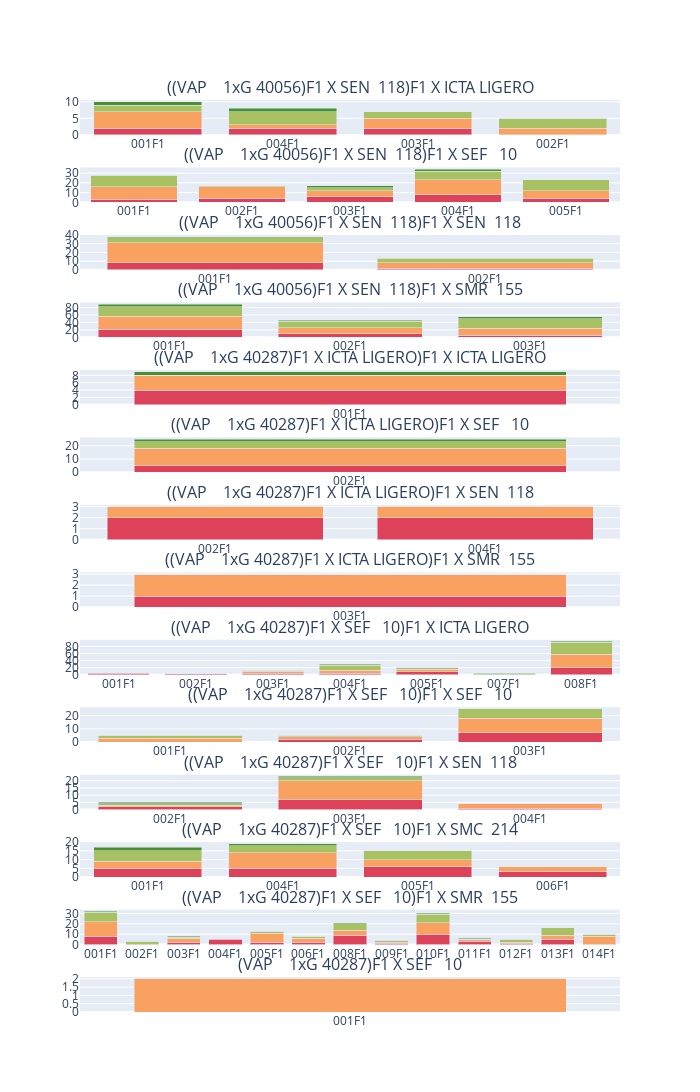

Source (notebook cell):
### Code cell
fig = make_subplots(rows=14, cols=1,subplot_titles=titles, shared_yaxes=True)
n = 1
for i, subdf in df.groupby('family', as_index=False):
    f1fams = list()
    adap = defaultdict(list)
    for j, fdf in subdf.groupby('f1.2', as_index=False):
        f1fams.append(j)
        counts = fdf.groupby('Adap. M *F4.5', as_index=False).count()
        countsTotal = counts['UE'].sum()
        for k in range(1,5):
            try:
                catData = list(counts[counts['Adap. M *F4.5'] == k]['UE'])[0]
                adap[k].append(catData)
            except IndexError:
                adap[k].append(0)
    if i :
        fig.add_trace(go.Bar(name="1", x=f1fams, y=adap[1],marker_color='#de425b'),row=n, col=1)
        fig.add_trace(go.Bar(name="2", x=f1fams, y=adap[2],marker_color='#f9a161'),row=n, col=1)
        fig.add_trace(go.Bar(name="3", x=f1fams, y=adap[3],marker_color='#a8c163'),row=n, col=1)
        fig.add_trace(go.Bar(name="4", x=f1fams, y=adap[4],marker_color='#488f31'),row=n, col=1)
        n += 1



fig['layout'].update(barmode="stack", 
                     xaxis={'categoryorder':'total descending'},
                     height=2000, 
                     width=700, 
                     showlegend=False)        


fig.show()

### Figure 1 — Plotly figure (JSON) as saved in the notebook; plotly's stock layout.template omitted (floating-point values rounded to 4 significant figures)
{"data": [{"marker": {"color": "#de425b"}, "name": "1", "type": "bar", "x": ["001F1", "002F1", "003F1", "004F1"], "xaxis": "x", "y": [2, 0, 2, 2], "yaxis": "y"}, {"marker": {"color": "#f9a161"}, "name": "2", "type": "bar", "x": ["001F1", "002F1", "003F1", "004F1"], "xaxis": "x", "y": [5, 2, 3, 1], "yaxis": "y"}, {"marker": {"color": "#a8c163"}, "name": "3", "type": "bar", "x": ["001F1", "002F1", "003F1", "004F1"], "xaxis": "x", "y": [2, 3, 2, 4], "yaxis": "y"}, {"marker": {"color": "#488f31"}, "name": "4", "type": "bar", "x": ["001F1", "002F1", "003F1", "004F1"], "xaxis": "x", "y": [1, 0, 0, 1], "yaxis": "y"}, {"marker": {"color": "#de425b"}, "name": "1", "type": "bar", "x": ["001F1", "002F1", "003F1", "004F1", "005F1"], "xaxis": "x2", "y": [3, 4, 6, 8, 4], "yaxis": "y2"}, {"marker": {"color": "#f9a161"}, "name": "2", "type": "bar", "x": ["001F1", "002F1", "003F1", "004F1", "005F1"], "xaxis": "x2", "y": [13, 12, 6, 15, 8], "yaxis": "y2"}, {"marker": {"color": "#a8c163"}, "name": "3", "type": "bar", "x": ["001F1", "002F1", "003F1", "004F1", "005F1"], "xaxis": "x2", "y": [12, 1, 3, 9, 11], "yaxis": "y2"}, {"marker": {"color": "#488f31"}, "name": "4", "type": "bar", "x": ["001F1", "002F1", "003F1", "004F1", "005F1"], "xaxis": "x2", "y": [0, 0, 2, 2, 0], "yaxis": "y2"}, {"marker": {"color": "#de425b"}, "name": "1", "type": "bar", "x": ["001F1", "002F1"], "xaxis": "x3", "y": [8, 2], "yaxis": "y3"}, {"marker": {"color": "#f9a161"}, "name": "2", "type": "bar", "x": ["001F1", "002F1"], "xaxis": "x3", "y": [23, 6], "yaxis": "y3"}, {"marker": {"color": "#a8c163"}, "name": "3", "type": "bar", "x": ["001F1", "002F1"], "xaxis": "x3", "y": [6, 5], "yaxis": "y3"}, {"marker": {"color": "#488f31"}, "name": "4", "type": "bar", "x": ["001F1", "002F1"], "xaxis": "x3", "y": [1, 1], "yaxis": "y3"}, {"marker": {"color": "#de425b"}, "name": "1", "type": "bar", "x": ["001F1", "002F1", "003F1"], "xaxis": "x4", "y": [22, 10, 6], "yaxis": "y4"}, {"marker": {"color": "#f9a161"}, "name": "2", "type": "bar", "x": ["001F1", "002F1", "003F1"], "xaxis": "x4", "y": [35, 15, 18], "yaxis": "y4"}, {"marker": {"color": "#a8c163"}, "name": "3", "type": "bar", "x": ["001F1", "002F1", "003F1"], "xaxis": "x4", "y": [25, 18, 26], "yaxis": "y4"}, {"marker": {"color": "#488f31"}, "name": "4", "type": "bar", "x": ["001F1", "002F1", "003F1"], "xaxis": "x4", "y": [7, 3, 5], "yaxis": "y4"}, {"marker": {"color": "#de425b"}, "name": "1", "type": "bar", "x": ["001F1"], "xaxis": "x5", "y": [4], "yaxis": "y5"}, {"marker": {"color": "#f9a161"}, "name": "2", "type": "bar", "x": ["001F1"], "xaxis": "x5", "y": [4], "yaxis": "y5"}, {"marker": {"color": "#a8c163"}, "name": "3", "type": "bar", "x": ["001F1"], "xaxis": "x5", "y": [0], "yaxis": "y5"}, {"marker": {"color": "#488f31"}, "name": "4", "type": "bar", "x": ["001F1"], "xaxis": "x5", "y": [1], "yaxis": "y5"}, {"marker": {"color": "#de425b"}, "name": "1", "type": "bar", "x": ["002F1"], "xaxis": "x6", "y": [5], "yaxis": "y6"}, {"marker": {"color": "#f9a161"}, "name": "2", "type": "bar", "x": ["002F1"], "xaxis": "x6", "y": [13], "yaxis": "y6"}, {"marker": {"color": "#a8c163"}, "name": "3", "type": "bar", "x": ["002F1"], "xaxis": "x6", "y": [5], "yaxis": "y6"}, {"marker": {"color": "#488f31"}, "name": "4", "type": "bar", "x": ["002F1"], "xaxis": "x6", "y": [2], "yaxis": "y6"}, {"marker": {"color": "#de425b"}, "name": "1", "type": "bar", "x": ["002F1", "004F1"], "xaxis": "x7", "y": [2, 2], "yaxis": "y7"}, {"marker": {"color": "#f9a161"}, "name": "2", "type": "bar", "x": ["002F1", "004F1"], "xaxis": "x7", "y": [1, 1], "yaxis": "y7"}, {"marker": {"color": "#a8c163"}, "name": "3", "type": "bar", "x": ["002F1", "004F1"], "xaxis": "x7", "y": [0, 0], "yaxis": "y7"}, {"marker": {"color": "#488f31"}, "name": "4", "type": "bar", "x": ["002F1", "004F1"], "xaxis": "x7", "y": [0, 0], "yaxis": "y7"}, {"marker": {"color": "#de425b"}, "name": "1", "type": "bar", "x": ["003F1"], "xaxis": "x8", "y": [1], "yaxis": "y8"}, {"marker": {"color": "#f9a161"}, "name": "2", "type": "bar", "x": ["003F1"], "xaxis": "x8", "y": [2], "yaxis": "y8"}, {"marker": {"color": "#a8c163"}, "name": "3", "type": "bar", "x": ["003F1"], "xaxis": "x8", "y": [0], "yaxis": "y8"}, {"marker": {"color": "#488f31"}, "name": "4", "type": "bar", "x": ["003F1"], "xaxis": "x8", "y": [0], "yaxis": "y8"}, {"marker": {"color": "#de425b"}, "name": "1", "type": "bar", "x": ["001F1", "002F1", "003F1", "004F1", "005F1", "007F1", "008F1"], "xaxis": "x9", "y": [4, 2, 4, 4, 8, 0, 19], "yaxis": "y9"}, {"marker": {"color": "#f9a161"}, "name": "2", "type": "bar", "x": ["001F1", "002F1", "003F1", "004F1", "005F1", "007F1", "008F1"], "xaxis": "x9", "y": [2, 1, 6, 9, 8, 0, 39], "yaxis": "y9"}, {"marker": {"color": "#a8c163"}, "name": "3", "type": "bar", "x": ["001F1", "002F1", "003F1", "004F1", "005F1", "007F1", "008F1"], "xaxis": "x9", "y": [0, 0, 3, 13, 4, 3, 34], "yaxis": "y9"}, {"marker": {"color": "#488f31"}, "name": "4", "type": "bar", "x": ["001F1", "002F1", "003F1", "004F1", "005F1", "007F1", "008F1"], "xaxis": "x9", "y": [0, 0, 0, 3, 0, 1, 2], "yaxis": "y9"}, {"marker": {"color": "#de425b"}, "name": "1", "type": "bar", "x": ["001F1", "002F1", "003F1"], "xaxis": "x10", "y": [0, 2, 7], "yaxis": "y10"}, {"marker": {"color": "#f9a161"}, "name": "2", "type": "bar", "x": ["001F1", "002F1", "003F1"], "xaxis": "x10", "y": [3, 2, 11], "yaxis": "y10"}, {"marker": {"color": "#a8c163"}, "name": "3", "type": "bar", "x": ["001F1", "002F1", "003F1"], "xaxis": "x10", "y": [2, 1, 7], "yaxis": "y10"}, {"marker": {"color": "#488f31"}, "name": "4", "type": "bar", "x": ["001F1", "002F1", "003F1"], "xaxis": "x10", "y": [0, 0, 0], "yaxis": "y10"}, {"marker": {"color": "#de425b"}, "name": "1", "type": "bar", "x": ["002F1", "003F1", "004F1"], "xaxis": "x11", "y": [2, 7, 1], "yaxis": "y11"}, {"marker": {"color": "#f9a161"}, "name": "2", "type": "bar", "x": ["002F1", "003F1", "004F1"], "xaxis": "x11", "y": [1, 13, 3], "yaxis": "y11"}, {"marker": {"color": "#a8c163"}, "name": "3", "type": "bar", "x": ["002F1", "003F1", "004F1"], "xaxis": "x11", "y": [1, 2, 0], "yaxis": "y11"}, {"marker": {"color": "#488f31"}, "name": "4", "type": "bar", "x": ["002F1", "003F1", "004F1"], "xaxis": "x11", "y": [1, 1, 0], "yaxis": "y11"}, {"marker": {"color": "#de425b"}, "name": "1", "type": "bar", "x": ["001F1", "004F1", "005F1", "006F1"], "xaxis": "x12", "y": [5, 5, 6, 3], "yaxis": "y12"}, {"marker": {"color": "#f9a161"}, "name": "2", "type": "bar", "x": ["001F1", "004F1", "005F1", "006F1"], "xaxis": "x12", "y": [4, 9, 4, 3], "yaxis": "y12"}, {"marker": {"color": "#a8c163"}, "name": "3", "type": "bar", "x": ["001F1", "004F1", "005F1", "006F1"], "xaxis": "x12", "y": [6, 4, 5, 0], "yaxis": "y12"}, {"marker": {"color": "#488f31"}, "name": "4", "type": "bar", "x": ["001F1", "004F1", "005F1", "006F1"], "xaxis": "x12", "y": [2, 1, 0, 0], "yaxis": "y12"}, {"marker": {"color": "#de425b"}, "name": "1", "type": "bar", "x": ["001F1", "002F1", "003F1", "004F1", "005F1", "006F1", "008F1", "009F1", "010F1", "011F1", "012F1", "013F1", "014F1"], "xaxis": "x13", "y": [8, 0, 2, 5, 2, 2, 9, 1, 10, 3, 1, 5, 0], "yaxis": "y13"}, {"marker": {"color": "#f9a161"}, "name": "2", "type": "bar", "x": ["001F1", "002F1", "003F1", "004F1", "005F1", "006F1", "008F1", "009F1", "010F1", "011F1", "012F1", "013F1", "014F1"], "xaxis": "x13", "y": [14, 0, 4, 1, 9, 4, 5, 1, 11, 2, 1, 4, 8], "yaxis": "y13"}, {"marker": {"color": "#a8c163"}, "name": "3", "type": "bar", "x": ["001F1", "002F1", "003F1", "004F1", "005F1", "006F1", "008F1", "009F1", "010F1", "011F1", "012F1", "013F1", "014F1"], "xaxis": "x13", "y": [9, 3, 1, 0, 2, 2, 6, 2, 8, 0, 3, 7, 2], "yaxis": "y13"}, {"marker": {"color": "#488f31"}, "name": "4", "type": "bar", "x": ["001F1", "002F1", "003F1", "004F1", "005F1", "006F1", "008F1", "009F1", "010F1", "011F1", "012F1", "013F1", "014F1"], "xaxis": "x13", "y": [1, 0, 1, 0, 0, 0, 1, 0, 1, 1, 0, 0, 0], "yaxis": "y13"}, {"marker": {"color": "#de425b"}, "name": "1", "type": "bar", "x": ["001F1"], "xaxis": "x14", "y": [0], "yaxis": "y14"}, {"marker": {"color": "#f9a161"}, "name": "2", "type": "bar", "x": ["001F1"], "xaxis": "x14", "y": [2], "yaxis": "y14"}, {"marker": {"color": "#a8c163"}, "name": "3", "type": "bar", "x": ["001F1"], "xaxis": "x14", "y": [0], "yaxis": "y14"}, {"marker": {"color": "#488f31"}, "name": "4", "type": "bar", "x": ["001F1"], "xaxis": "x14", "y": [0], "yaxis": "y14"}], "layout": {"annotations": [{"font": {"size": 16}, "showarrow": false, "text": "((VAP    1xG 40056)F1 X SEN  118)F1 X ICTA LIGERO", "x": 0.5, "xanchor": "center", "xref": "paper", "y": 1, "yanchor": "bottom", "yref": "paper"}, {"font": {"size": 16}, "showarrow": false, "text": "((VAP    1xG 40056)F1 X SEN  118)F1 X SEF   10", "x": 0.5, "xanchor": "center", "xref": "paper", "y": 0.926, "yanchor": "bottom", "yref": "paper"}, {"font": {"size": 16}, "showarrow": false, "text": "((VAP    1xG 40056)F1 X SEN  118)F1 X SEN  118", "x": 0.5, "xanchor": "center", "xref": "paper", "y": 0.852, "yanchor": "bottom", "yref": "paper"}, {"font": {"size": 16}, "showarrow": false, "text": "((VAP    1xG 40056)F1 X SEN  118)F1 X SMR  155", "x": 0.5, "xanchor": "center", "xref": "paper", "y": 0.7781, "yanchor": "bottom", "yref": "paper"}, {"font": {"size": 16}, "showarrow": false, "text": "((VAP    1xG 40287)F1 X ICTA LIGERO)F1 X ICTA LIGERO", "x": 0.5, "xanchor": "center", "xref": "paper", "y": 0.7041, "yanchor": "bottom", "yref": "paper"}, {"font": {"size": 16}, "showarrow": false, "text": "((VAP    1xG 40287)F1 X ICTA LIGERO)F1 X SEF   10", "x": 0.5, "xanchor": "center", "xref": "paper", "y": 0.6301, "yanchor": "bottom", "yref": "paper"}, {"font": {"size": 16}, "showarrow": false, "text": "((VAP    1xG 40287)F1 X ICTA LIGERO)F1 X SEN  118", "x": 0.5, "xanchor": "center", "xref": "paper", "y": 0.5561, "yanchor": "bottom", "yref": "paper"}, {"font": {"size": 16}, "showarrow": false, "text": "((VAP    1xG 40287)F1 X ICTA LIGERO)F1 X SMR  155", "x": 0.5, "xanchor": "center", "xref": "paper", "y": 0.4821, "yanchor": "bottom", "yref": "paper"}, {"font": {"size": 16}, "showarrow": false, "text": "((VAP    1xG 40287)F1 X SEF   10)F1 X ICTA LIGERO", "x": 0.5, "xanchor": "center", "xref": "paper", "y": 0.4082, "yanchor": "bottom", "yref": "paper"}, {"font": {"size": 16}, "showarrow": false, "text": "((VAP    1xG 40287)F1 X SEF   10)F1 X SEF   10", "x": 0.5, "xanchor": "center", "xref": "paper", "y": 0.3342, "yanchor": "bottom", "yref": "paper"}, {"font": {"size": 16}, "showarrow": false, "text": "((VAP    1xG 40287)F1 X SEF   10)F1 X SEN  118", "x": 0.5, "xanchor": "center", "xref": "paper", "y": 0.2602, "yanchor": "bottom", "yref": "paper"}, {"font": {"size": 16}, "showarrow": false, "text": "((VAP    1xG 40287)F1 X SEF   10)F1 X SMC  214", "x": 0.5, "xanchor": "center", "xref": "paper", "y": 0.1862, "yanchor": "bottom", "yref": "paper"}, {"font": {"size": 16}, "showarrow": false, "text": "((VAP    1xG 40287)F1 X SEF   10)F1 X SMR  155", "x": 0.5, "xanchor": "center", "xref": "paper", "y": 0.1122, "yanchor": "bottom", "yref": "paper"}, {"font": {"size": 16}, "showarrow": false, "text": "(VAP    1xG 40287)F1 X SEF   10", "x": 0.5, "xanchor": "center", "xref": "paper", "y": 0.03827, "yanchor": "bottom", "yref": "paper"}], "barmode": "stack", "height": 2000, "showlegend": false, "width": 700, "xaxis": {"anchor": "y", "autorange": true, "categoryorder": "total descending", "domain": [0, 1], "range": [-0.5, 3.5], "type": "category"}, "xaxis10": {"anchor": "y10", "autorange": true, "domain": [0, 1], "range": [-0.5, 2.5], "type": "category"}, "xaxis11": {"anchor": "y11", "autorange": true, "domain": [0, 1], "range": [-0.5, 2.5], "type": "category"}, "xaxis12": {"anchor": "y12", "autorange": true, "domain": [0, 1], "range": [-0.5, 3.5], "type": "category"}, "xaxis13": {"anchor": "y13", "autorange": true, "domain": [0, 1], "range": [-0.5, 12.5], "type": "category"}, "xaxis14": {"anchor": "y14", "autorange": true, "domain": [0, 1], "range": [-0.5, 0.5], "type": "category"}, "xaxis2": {"anchor": "y2", "autorange": true, "domain": [0, 1], "range": [-0.5, 4.5], "type": "category"}, "xaxis3": {"anchor": "y3", "autorange": true, "domain": [0, 1], "range": [-0.5, 1.5], "type": "category"}, "xaxis4": {"anchor": "y4", "autorange": true, "domain": [0, 1], "range": [-0.5, 2.5], "type": "category"}, "xaxis5": {"anchor": "y5", "autorange": true, "domain": [0, 1], "range": [-0.5, 0.5], "type": "category"}, "xaxis6": {"anchor": "y6", "autorange": true, "domain": [0, 1], "range": [-0.5, 0.5], "type": "category"}, "xaxis7": {"anchor": "y7", "autorange": true, "domain": [0, 1], "range": [-0.5, 1.5], "type": "category"}, "xaxis8": {"anchor": "y8", "autorange": true, "domain": [0, 1], "range": [-0.5, 0.5], "type": "category"}, "xaxis9": {"anchor": "y9", "autorange": true, "domain": [0, 1], "range": [-0.5, 6.5], "type": "category"}, "yaxis": {"anchor": "x", "autorange": true, "domain": [0.9617, 1], "range": [0, 10.53], "type": "linear"}, "yaxis10": {"anchor": "x10", "autorange": true, "domain": [0.2959, 0.3342], "range": [0, 26.32], "type": "linear"}, "yaxis11": {"anchor": "x11", "autorange": true, "domain": [0.2219, 0.2602], "range": [0, 24.21], "type": "linear"}, "yaxis12": {"anchor": "x12", "autorange": true, "domain": [0.148, 0.1862], "range": [0, 20], "type": "linear"}, "yaxis13": {"anchor": "x13", "autorange": true, "domain": [0.07398, 0.1122], "range": [0, 33.68], "type": "linear"}, "yaxis14": {"anchor": "x14", "autorange": true, "domain": [0, 0.03827], "range": [0, 2.105], "type": "linear"}, "yaxis2": {"anchor": "x2", "autorange": true, "domain": [0.8878, 0.926], "range": [0, 35.79], "type": "linear"}, "yaxis3": {"anchor": "x3", "autorange": true, "domain": [0.8138, 0.852], "range": [0, 40], "type": "linear"}, "yaxis4": {"anchor": "x4", "autorange": true, "domain": [0.7398, 0.7781], "range": [0, 93.68], "type": "linear"}, "yaxis5": {"anchor": "x5", "autorange": true, "domain": [0.6658, 0.7041], "range": [0, 9.474], "type": "linear"}, "yaxis6": {"anchor": "x6", "autorange": true, "domain": [0.5918, 0.6301], "range": [0, 26.32], "type": "linear"}, "yaxis7": {"anchor": "x7", "autorange": true, "domain": [0.5179, 0.5561], "range": [0, 3.158], "type": "linear"}, "yaxis8": {"anchor": "x8", "autorange": true, "domain": [0.4439, 0.4821], "range": [0, 3.158], "type": "linear"}, "yaxis9": {"anchor": "x9", "autorange": true, "domain": [0.3699, 0.4082], "range": [0, 98.95], "type": "linear"}}}
